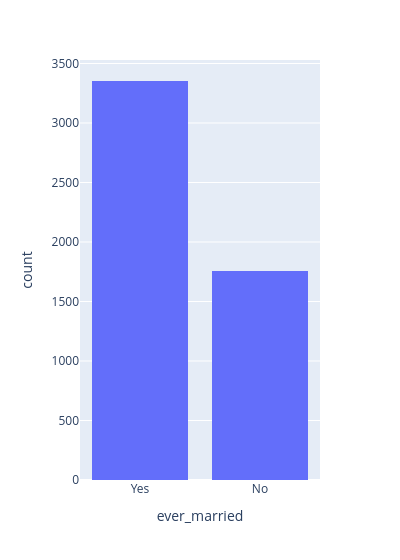

Notebook cell for this chart:
### Code cell
fig = px.histogram(df,x = 'ever_married' , width = 400)
fig.show()

### Figure 1 — Plotly figure (JSON) as saved in the notebook; plotly's stock layout.template omitted (floating-point values rounded to 4 significant figures; data arrays with more than 128 entries replaced by an {"elided": "..."} marker saying what was removed)
{"data": [{"bingroup": "x", "hovertemplate": "ever_married=%{x}<br>count=%{y}<extra></extra>", "legendgroup": "", "marker": {"color": "#636efa", "pattern": {"shape": ""}}, "name": "", "orientation": "v", "showlegend": false, "type": "histogram", "x": {"elided": "5110 str values"}, "xaxis": "x", "yaxis": "y"}], "layout": {"barmode": "relative", "legend": {"tracegroupgap": 0}, "margin": {"t": 60}, "width": 400, "xaxis": {"anchor": "y", "domain": [0, 1], "title": {"text": "ever_married"}}, "yaxis": {"anchor": "x", "domain": [0, 1], "title": {"text": "count"}}}}
